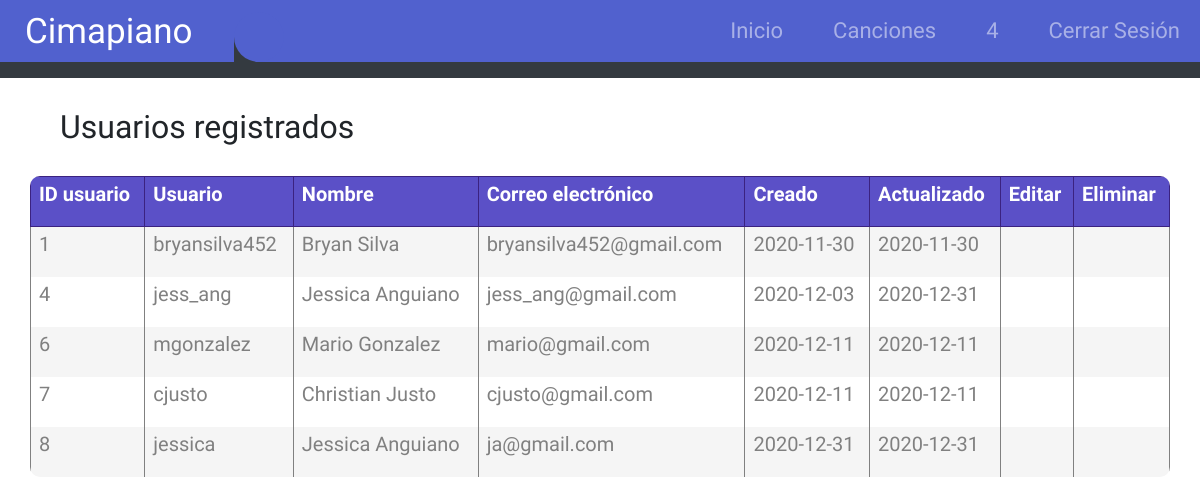
The app's page /all-users.php (signed in) with its own data.
### tables this page shows
CREATE TABLE `user` (
  `user_id` int(11) NOT NULL,
  `user_name` varchar(50) NOT NULL,
  `name` varchar(50) NOT NULL,
  `email` varchar(50) NOT NULL,
  `password` varchar(50) NOT NULL,
  `created_at` date NOT NULL,
  `updated_at` date NOT NULL
);

### php/display-users.php (the view)
<?php
require('php/connect.php');
if (!$mysqli->connect_errno) {
    $stmt = $mysqli->prepare("SELECT user_id, user_name, name, email , created_at, updated_at FROM user");
    $stmt->execute();
    $users = $stmt->get_result()->fetch_all(MYSQLI_ASSOC);
    echo '<table>
          <tr><th>ID usuario</th> <th>Usuario</th>  <th>Nombre</th>
            <th>Correo electrónico</th> <th>Creado</th> <th>Actualizado</th>
            <th>Editar</th> <th>Eliminar</th>
          </tr>';
    foreach($users as $user ){
      echo '<tr>
      <td>'.$user['user_id'].'</td>
      <td>'.$user['user_name'].'</td>
      <td>'.$user['name'].'</td>
      <td>'.$user['email'].'</td>
      <td>'.$user['created_at'].'</td>
      <td>'.$user['updated_at'].'</td>
      <td><a href="all-users.php?option=2&userId='.$user["user_id"].'">
        <i class="far fa-edit" style="font-size:20px;color:#808080"></i></a>
      </td>
      <td><a href="delete-user.php?userId='.$user["user_id"].'">
        <i class="far fa-trash-alt" style="font-size:20px;color:#808080"></i></a>
      </td>
      </tr>';
    }
    echo '</table>';
  }

### all-users.php (shortened to what this page needs)
<?php
if(isset($_GET["option"]))
	$option=$_GET["option"];
else
	$option=1;
switch($option) {
    case 1:
        $titulo="Usuarios registrados";
		$contenido="php/display-users.php";
	break;
}
?>
<!DOCTYPE html>
<html lang="en">
<head>
  <link rel="stylesheet" href="https://cdn.materialdesignicons.com/4.8.95/css/materialdesignicons.min.css">
  <link rel="stylesheet" href="https://stackpath.bootstrapcdn.com/bootstrap/4.4.1/css/bootstrap.min.css">
  <link rel="stylesheet" href="css/bootstrap.min.css">
  <link rel="stylesheet" href="css/main.css">
  <link rel="stylesheet" href="style.css">
  <link rel="stylesheet" href="css/navbar.css">
  <link rel="stylesheet" href="css/login.css">
  <link rel="stylesheet" href="css/table.css">
</head>
<body>
  <nav class="navbar navbar-expand-lg navbar-mainbg">
    <a class="navbar-brand navbar-logo" href="#">Cimapiano</a>
    <div class="collapse navbar-collapse" id="navbarSupportedContent">
    <div class="collapse navbar-collapse" id="navbarSupportedContent">
            <ul class="navbar-nav ml-auto">
                <div class="hori-selector">
                    <div class="right"></div>
                </div>
                <li class="nav-item">
                    <a class="nav-link" href="index.php"><i class="fas fa-music"></i>Inicio</a>
                </li>
                <?php if (isset($_SESSION["user_name"])) { ?>
                    <li class="nav-item">
                        <a class="nav-link" href="view-songs.php" id="my-songs"><i class="fas fa-user"></i>Canciones</a>
                    </li>
                    <li class="nav-item">
                        <a class="nav-link" href="home.php" id="userDropdownBtn"><i class="fas fa-user"></i><?= $_SESSION["user_name"] ?></a>
                    </li>
                    <li class="nav-item">
                        <a class="nav-link" href="#" id="logout"><i class="fas fa-sign-out-alt"></i>Cerrar Sesión</a>
                    </li>
                <?php } ?>
            </ul>
        </div>
  </nav>
  <nav class="navbar navbar-light bg-dark z-1000">
    </nav>
  <div class="container">
    <div class="row gutters-sm">
    <h2 id="title-header">
		<?php
		echo $titulo;
	  	?>
          </h2>
          <br><br>
    <?php include $contenido; ?>
    </div>
  </div>
</body>
</html>

### css/main.css (style rules this page uses)
body { font-family:"Markazi Text",sans-serif;font-size:1.25rem }
html,body { margin:0;padding:0;border:0;width:100%;height:100%;vertical-align:baseline }
div,span,applet,object,iframe,h1,h2,h3,h4,h5,h6,p,blockquote,pre,a,abbr,acronym,address,big,cite,code,del,dfn,em,img,ins,kbd,q,s,samp,small,strike,strong,sub,sup,tt,var,b,u,center,dl,dt,dd,ol,ul,li,fieldset,form,label,legend,table,caption,tbody,tfoot,thead,tr,th,td,article,aside,canvas,details,embed,figure,figcaption,footer,header,hgroup,menu,nav,output,ruby,section,summary,time,mark,audio,video { margin:0;padding:0;border:0;vertical-align:baseline }
article,aside,details,figcaption,figure,footer,header,hgroup,menu,nav,section { display:block }
body { line-height:1 }
ol,ul { list-style:none }
table { border-collapse:collapse;border-spacing:0 }
body { overflow:hidden }
.z-1000 { z-index:1000 }

### style.css (style rules this page uses)
* { margin: 0; padding: 0; }
#title-header { margin: 30px; }

### css/navbar.css (style rules this page uses)
.navbar-logo { padding: 10px 25px; font-size: 35px; color: #fff; }
.navbar-mainbg { background-color: #5161ce; padding: 0px; }
#navbarSupportedContent { overflow: hidden; position: relative; }
#navbarSupportedContent ul { padding: 0px; margin: 0px; }
#navbarSupportedContent li { list-style-type: none; float: left; }
#navbarSupportedContent ul li a { color: rgba(255,255,255,0.5); text-decoration: none; font-size: 22px; display: block; padding: 20px 20px; transition-duration:0.6s; transition-timing-function: cubic-bezier(0.68, -0.55, 0.265, 1.55); position: relative; }
.hori-selector { display:inline-block; position:absolute; height: 100%; top: 0px; left: 0px; transition-duration:0.6s; transition-timing-function: cubic-bezier(0.68, -0.55, 0.265, 1.55); background-color: #343a40; border-top-left-radius: 15px; border-top-right-radius: 15px; margin-top: 10px; }
.hori-selector .right, .hori-selector .left { position: absolute; width: 25px; height: 25px; background-color: #343a40; bottom: 10px; }
.hori-selector .right { right: -25px; }
.hori-selector .right:before, .hori-selector .left:before { content: ''; position: absolute; width: 50px; height: 50px; border-radius: 50%; background-color: #5161ce; }
.hori-selector .right:before { bottom: 0; right: -25px; }

### css/table.css (style rules this page uses)
table { border-collapse:collapse; }
th, td { border:1px solid; border-collapse:collapse; }
table, th { table-layout:auto; }
table { width:100%; margin-bottom:15px; }
th, td { padding:5px 8px; }
td { border-width:0 1px; }
table { border-spacing: 1; border-collapse: collapse; background: white; border-radius: 10px; overflow: hidden; width: 100%; margin: 0 auto; position: relative; }
table * { position: relative; }
table td, table th { padding-left: 8px; }
table tbody tr { height: 50px; }
table tbody tr:last-child { border: 0; }
table td, table th { text-align: left; }
th { color: #fff; background-color: #5B50C7; border-color: #3B2280; }
tbody tr:nth-child(even) { background-color: #f5f5f5; }
tbody tr { color: #808080; line-height: 1.2; }

### records on screen
user: user_id "1", user_name "bryansilva452", name "Bryan Silva", email "bryansilva452@gmail.com", created_at "2020-11-30", updated_at "2020-11-30"
user: user_id "4", user_name "jess_ang", name "Jessica Anguiano", email "jess_ang@gmail.com", created_at "2020-12-03", updated_at "2020-12-31"
user: user_id "6", user_name "mgonzalez", name "Mario Gonzalez", email "mario@gmail.com", created_at "2020-12-11", updated_at "2020-12-11"
user: user_id "7", user_name "cjusto", name "Christian Justo", email "cjusto@gmail.com", created_at "2020-12-11", updated_at "2020-12-11"
user: user_id "8", user_name "jessica", name "Jessica Anguiano", email "ja@gmail.com", created_at "2020-12-31", updated_at "2020-12-31"

### other values on screen
$_SESSION["user_name"] "4"
$titulo "Usuarios registrados"
